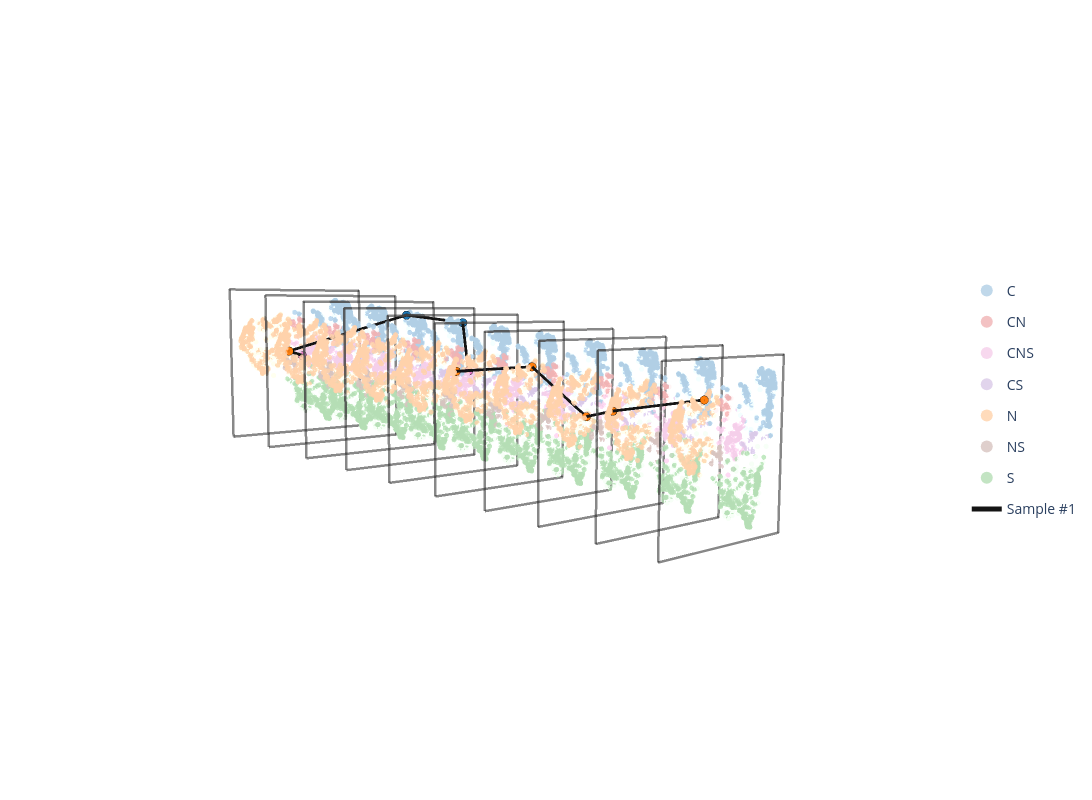

This figure's notebook cell:
### Code cell
TARGET_WIDTH_IN  = 7.0     
TARGET_DPI       = 600

FIG_W, FIG_H = 1100, 800   

target_px = TARGET_WIDTH_IN * TARGET_DPI          
export_scale = target_px / FIG_W                  

print(f"export scale = {export_scale:.3f}  ->  "
      f"{round(FIG_W*export_scale)} x {round(FIG_H*export_scale)} px")

config = {
    'toImageButtonOptions': {
        'format': 'png',          
        'filename': 'layers_view',
        'width':  FIG_W,          
        'height': FIG_H,
        'scale':  export_scale  
    },
    'displaylogo': False
}

fig.show(config=config)
